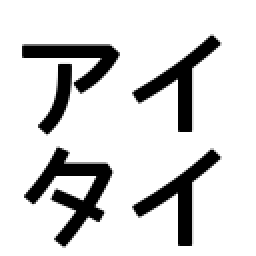
#> input picture emoji/aitai.png, 128 x 128 px, given in place of aitai.png.png, which was not available (shown 2 times larger)
$ python pixel_matrix.py emoji/aitai.png
#> lines starting #> are read from the running program, lines starting #| are printed output that depends on the picture; pictures that were not available may be replaced by others from this repository, and a replacement may not be noted
#coding:utf-8
import sys
import numpy as np
from PIL import Image

args = sys.argv

R = np.zeros([16,16])
G = np.zeros([16,16])
B = np.zeros([16,16])

#画像の読み込み
im = Image.open('emoji/' + args[1] + '.png')
#> im is the input picture: PIL image 128x128 RGB; min 0, max 255, mean 215.2

#RGBに変換
rgb_im = im.convert('RGB')

#画像をリサイズ・左右反転
rgb_im = rgb_im.resize((16, 16), Image.LANCZOS)
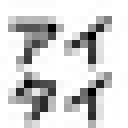
#> rgb_im: PIL image 16x16 RGB (shown 8 times larger); min 0, max 255, mean 211.4
rgb_im.save(('emoji_256/' + args[1] + '_256.png'))
rgb_im = rgb_im.transpose(Image.FLIP_LEFT_RIGHT)
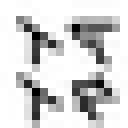
#> rgb_im: PIL image 16x16 RGB (shown 8 times larger); min 0, max 255, mean 211.4

#画像サイズを取得
size = rgb_im.size
#> size = (16, 16)

print(size)
#| (16, 16)

#loop
#x
for x in range(size[0]):
    #y
    for y in range(size[1]):
        #ピクセルを取得
        r,g,b = rgb_im.getpixel((x,y))
        R[x][y] = r
        G[x][y] = g
        B[x][y] = b

np.save('rgb/' + args[1] + '_R.npy', R)
np.save('rgb/' + args[1] + '_G.npy', G)
np.save('rgb/' + args[1] + '_B.npy', B)
# [35 lines of commented-out code are left out]
